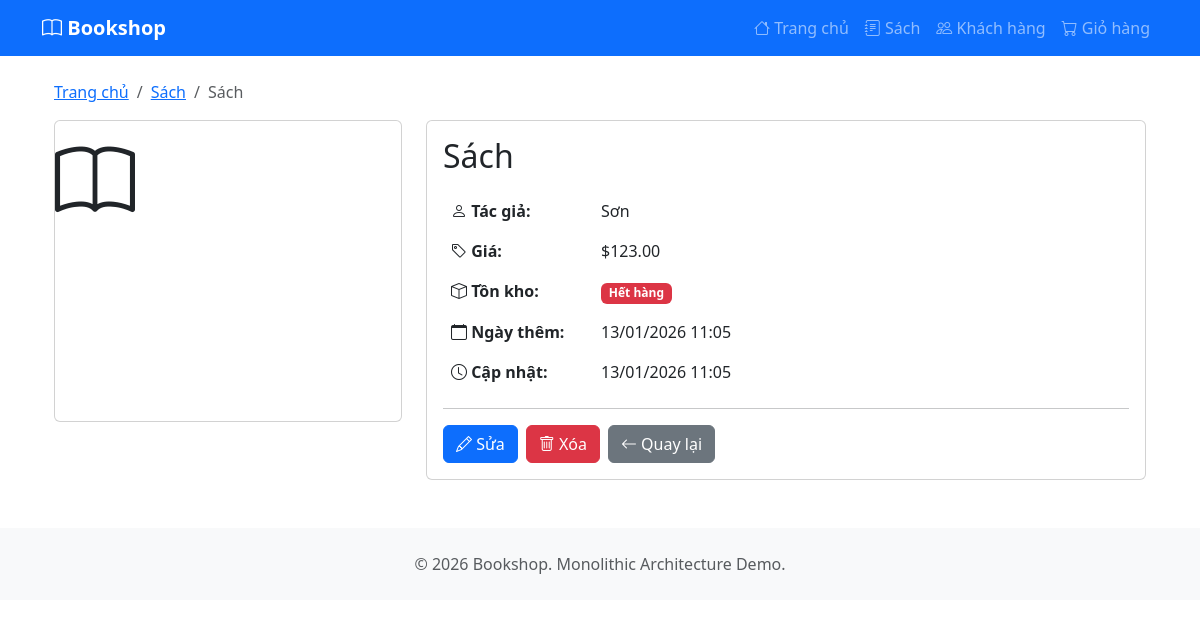
The app's page /books/6c62970d-82a6-4f3f-8156-dead5e37bdc9/ with its own data.
### shop/models.py (models this page shows, shortened)
class Book(models.Model):
    id = models.CharField(max_length=100, primary_key=True, default=uuid.uuid4, editable=False)
    title = models.CharField(max_length=255)
    author = models.CharField(max_length=255)
    price = models.DecimalField(max_digits=10, decimal_places=2)
    stock = models.PositiveIntegerField(default=0)
    created_at = models.DateTimeField(auto_now_add=True)
    updated_at = models.DateTimeField(auto_now=True)
    class Meta:
        db_table = 'books'
        ordering = ['title']

### shop/web_views.py (the view)
# urls.py: path('books/<str:book_id>/', web_views.book_detail, name='book_detail'),
def book_detail(request, book_id):
    book = get_object_or_404(Book, id=book_id)
    customers = Customer.objects.all()
    return render(request, 'books/book_detail.html', {
        'book': book,
        'customers': customers
    })

### shop/templates/books/book_detail.html (shortened to what this page needs)
{% extends 'base.html' %}
{% block content %}
<div class="container mt-4">
    <nav aria-label="breadcrumb">
        <ol class="breadcrumb">
            <li class="breadcrumb-item"><a href="{% url 'home' %}">Trang chủ</a></li>
            <li class="breadcrumb-item"><a href="{% url 'book_list' %}">Sách</a></li>
            <li class="breadcrumb-item active">{{ book.title }}</li>
        </ol>
    </nav>
    <div class="row">
        <div class="col-md-4">
            <div class="card">
                <div class="book-cover" style="height: 300px; font-size: 5rem;">
                    <i class="bi bi-book"></i>
                </div>
            </div>
        </div>
        <div class="col-md-8">
            <div class="card">
                <div class="card-body">
                    <h2 class="card-title mb-3">{{ book.title }}</h2>
                    <table class="table table-borderless">
                        <tr>
                            <th width="150"><i class="bi bi-person"></i> Tác giả:</th>
                            <td>{{ book.author }}</td>
                        </tr>
                        <tr>
                            <th><i class="bi bi-tag"></i> Giá:</th>
                            <td><span class="price-tag">${{ book.price }}</span></td>
                        </tr>
                        <tr>
                            <th><i class="bi bi-box"></i> Tồn kho:</th>
                            <td>
                                {% if book.stock > 0 %}
                                <span class="badge bg-success badge-stock">Còn {{ book.stock }} cuốn</span>
                                {% else %}
                                <span class="badge bg-danger badge-stock">Hết hàng</span>
                                {% endif %}
                            </td>
                        </tr>
                        <tr>
                            <th><i class="bi bi-calendar"></i> Ngày thêm:</th>
                            <td>{{ book.created_at|date:"d/m/Y H:i" }}</td>
                        </tr>
                        <tr>
                            <th><i class="bi bi-clock"></i> Cập nhật:</th>
                            <td>{{ book.updated_at|date:"d/m/Y H:i" }}</td>
                        </tr>
                    </table>
                    <hr>
                    <div class="d-flex gap-2">
                        <a href="{% url 'book_edit' book.id %}" class="btn btn-primary">
                            <i class="bi bi-pencil"></i> Sửa
                        </a>
                        <a href="{% url 'book_delete' book.id %}" class="btn btn-danger"
                            onclick="return confirmDelete('Bạn có chắc muốn xóa sách này?')">
                            <i class="bi bi-trash"></i> Xóa
                        </a>
                        <a href="{% url 'book_list' %}" class="btn btn-secondary">
                            <i class="bi bi-arrow-left"></i> Quay lại
                        </a>
                    </div>
                </div>
            </div>
        </div>
    </div>
</div>
{% endblock %}

### shop/templates/base.html (style rules this page uses)
body { padding-top: 56px; }
.card { transition: transform 0.2s; }

### records on screen
Book: title "Sách", author "Sơn", price "123.00", created_at "13/01/2026 11:05", updated_at "13/01/2026 11:05"
